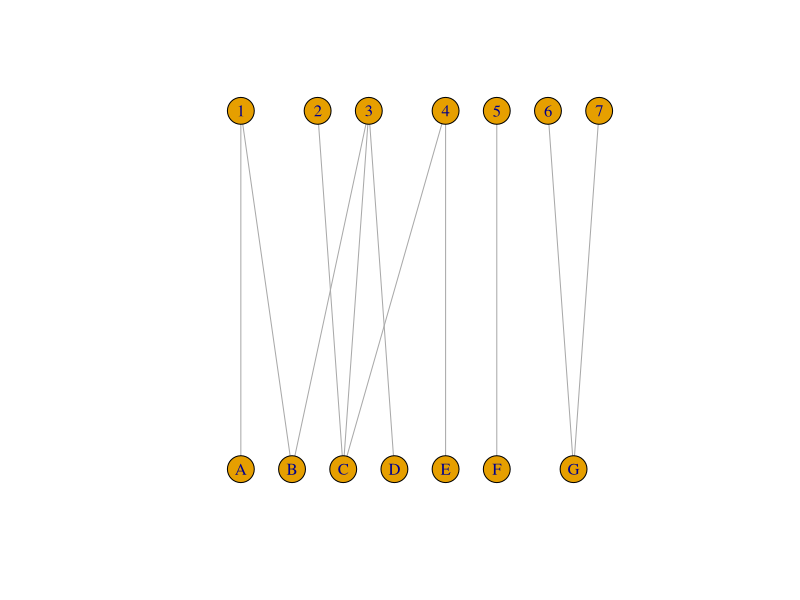
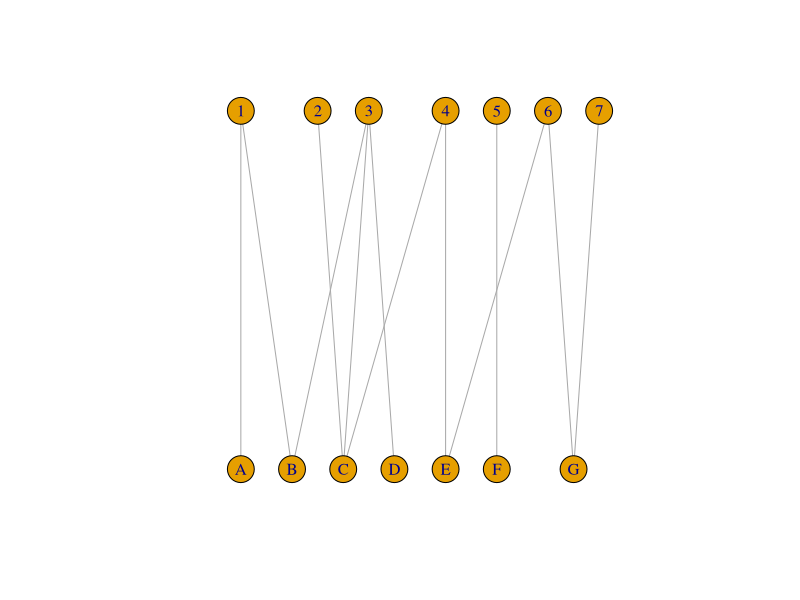
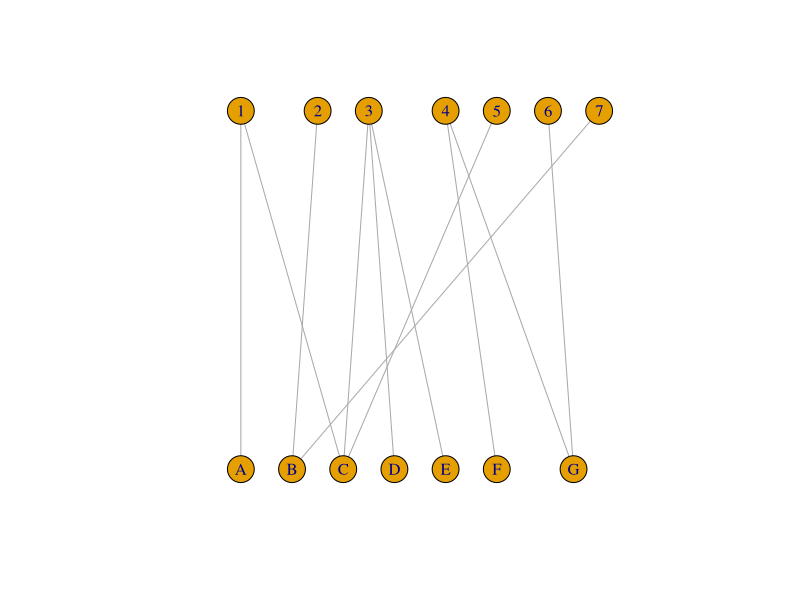
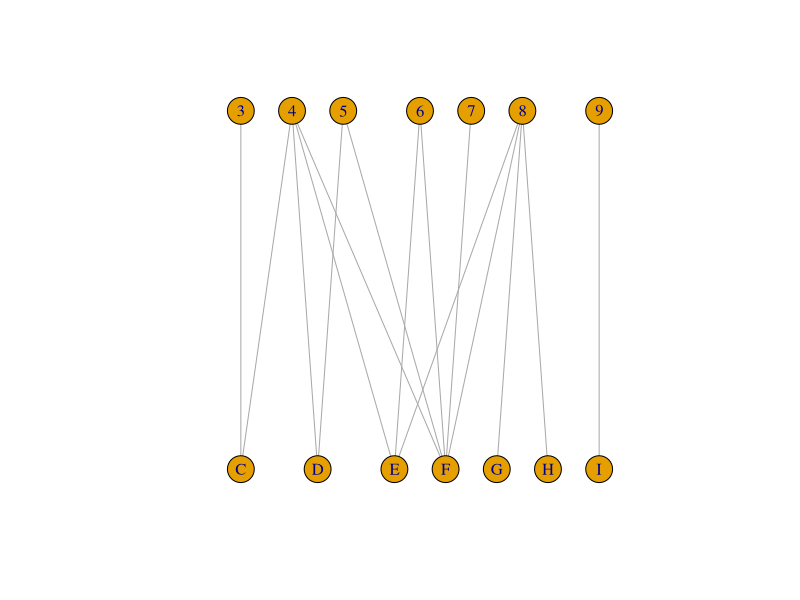
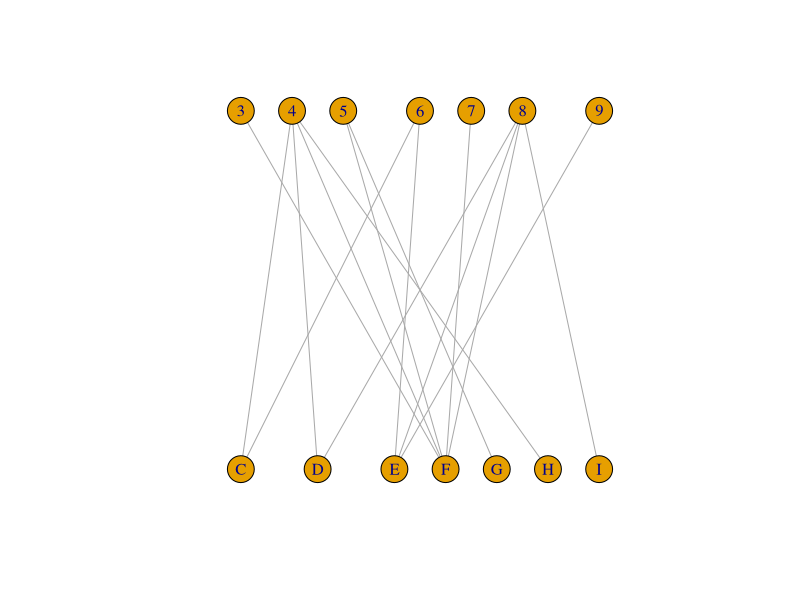
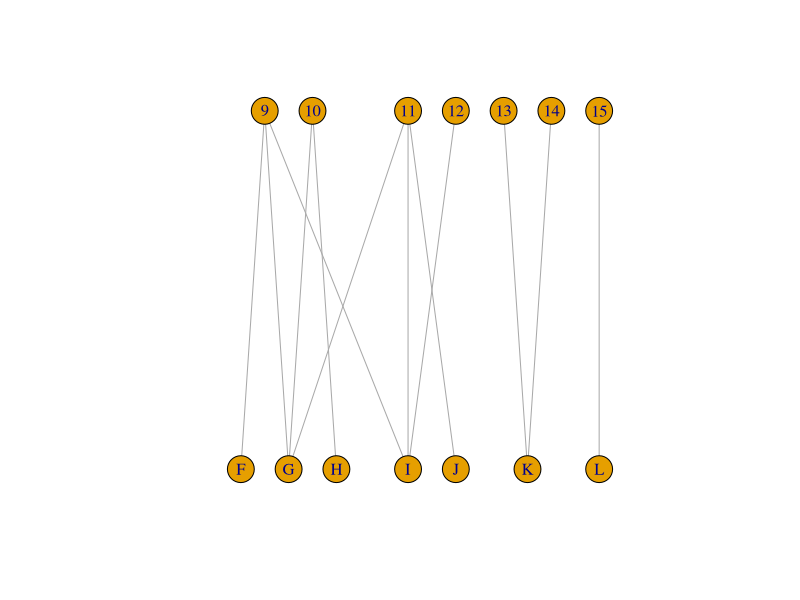
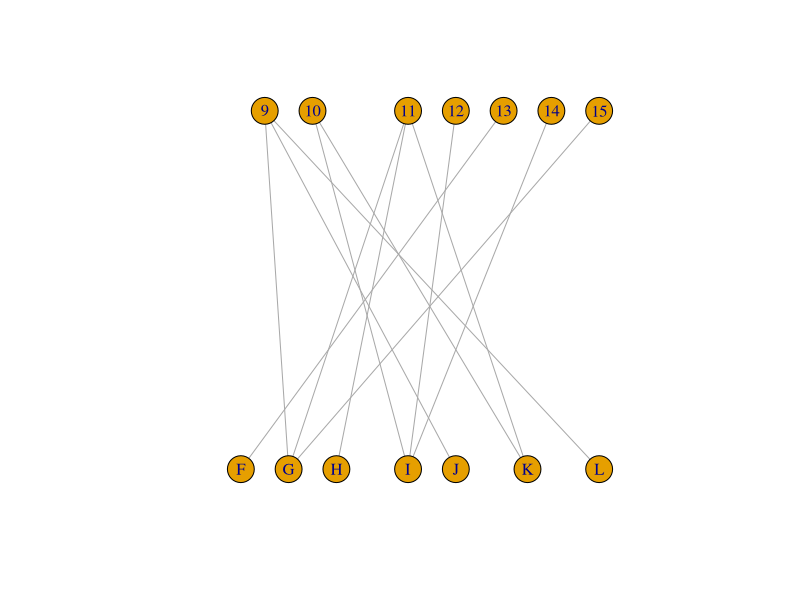
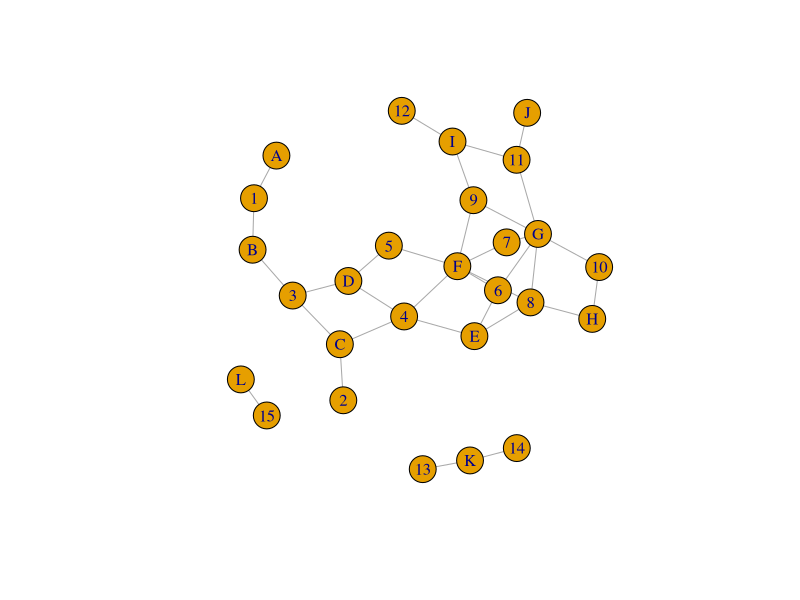

These charts were generated, in order, by the following R code: (Note: this script raises an error after producing the figures.)
## ---- chunk 1
library(vegan)
library(magrittr)
library(igraph)

nplant <- 7
npol <- 7

set.seed(1)

mat1 <- matrix(ncol=nplant, nrow=npol, 0)
mat1[sample(1:length(mat1), replace=FALSE, size=10)] <- 1 #add in 20 random interactions
mat1[3,1] <- 1 #remove missing

colnames(mat1) <- c("C","A","B","F","G","D","E")
rownames(mat1) <- c("4","5","2","3","6","7","1")

mat1null <- vegan::nullmodel(mat1, method = "quasiswap") %>% simulate(., nsim = 1) %>% matrix(., ncol=nplant, nrow=npol)

colnames(mat1null) <- c("C","A","B","F","G","D","E")
rownames(mat1null) <- c("4","5","2","3","6","7","1")


g1 <- igraph::graph_from_incidence_matrix(mat1, directed=F) 
g1null <- igraph::graph_from_incidence_matrix(mat1null, directed=F) 

lay1 <- layout_as_bipartite(g1)
plot(g1, layout=lay1)
g1 <- g1 + edge("6","E")
plot(g1, layout=lay1)
plot(g1null, layout=lay1)
## ---- chunk 2
set.seed(2)

mat2 <- matrix(ncol=nplant, nrow=npol, 0)
mat2[sample(1:length(mat2), replace=FALSE, size=10)] <- 1 #add in 20 random interactions
mat2[3,7] <- 1 #remove missing
mat2[7,7] <- 1 #remove missing
mat2[7,4] <- 1 #remove missing
mat2[7,6] <- 1 #remove missing
mat2[2,7] <- 1

colnames(mat2) <- c("I","D","E","G","C","H","F")
rownames(mat2) <- c("4","7","6","3","5","9","8")

mat2null <- vegan::nullmodel(mat2, method = "quasiswap") %>% simulate(., nsim = 1) %>% matrix(., ncol=nplant, nrow=npol)
colnames(mat2null) <- c("I","D","E","G","C","H","F")
rownames(mat2null) <- c("4","7","6","3","5","9","8")

g2 <- igraph::graph_from_incidence_matrix(mat2, directed=F) 
g2null <- igraph::graph_from_incidence_matrix(mat2null, directed=F) 

plot(g2, layout=layout_as_bipartite(g2))
plot(g2null, layout=layout_as_bipartite(g2))
## ---- chunk 3
set.seed(3)

mat3 <- matrix(ncol=nplant, nrow=npol, 0)
mat3[sample(1:length(mat3), replace=FALSE, size=10)] <- 1 #add in 20 random interactions
mat3[2,4] <- 1
mat3[7,4] <- 1

colnames(mat3) <- c("F","G","L","K","H","I","J")
rownames(mat3) <- c("11","13","10","12","9","15","14")

mat3null <- vegan::nullmodel(mat3, method = "quasiswap") %>% simulate(., nsim = 1) %>% matrix(., ncol=nplant, nrow=npol)
colnames(mat3null) <- c("F","G","L","K","H","I","J")
rownames(mat3null) <- c("11","13","10","12","9","15","14")

g3 <- igraph::graph_from_incidence_matrix(mat3, directed=F) 
g3null <- igraph::graph_from_incidence_matrix(mat3null, directed=F) 

plot(g3, layout=layout_as_bipartite(g3))
plot(g3null, layout=layout_as_bipartite(g3))
## ---- chunk 4

metaweb <- igraph::union(g1, g2, g3)
V(metaweb)
V(metaweb)$type <- c(rep(T,7), rep(F,7),rep(T,2),rep(F,2),rep(T,6),rep(F,3))

plot(metaweb)
plot(metaweb, layout=layout_as_bipartite(metaweb))

metaNull <- igraph::union(g1null, g2null, g3null)
plot(metaNull, layout=layout_as_bipartite(metaweb))

set.seed(1)
lyt <- layout_as_bipartite(metaweb)
lyt[7,1] <- 0
lyt[3,1] <- 1
lyt[4,1] <- 2

lyt[8,1] <- 2
lyt[9,1] <- 0

plot(metaweb, layout=lyt)
plot(metaNull, layout=lyt)
## ---- chunk 5
library(scales)
# colors by node type
V(g1)$color <- ifelse(in_giant, "black", "white")
V(g1)$frame.color <- "black"
V(g1)$label.color <- ifelse(in_giant, "black", "white")



cent <- igraph::centralization.closeness(g1)$res   # your numeric centrality vector

comp <- components(g1)
biggest <- which.max(comp$csize)
in_giant <- comp$membership == biggest   # TRUE for nodes in the largest component

col_fun <- col_numeric(
    palette = c("gold", "red"),
    domain  = range(cent, na.rm=T)
)


cols <- ifelse(in_giant, col_fun(cent), "black")
V(g1)$color <- cols





# edge aesthetics
E(g1)$lwd <- 75   # thicker edges
E(g1)$color <- "grey20"
## ---- chunk 6

prettygraph <- function(graphint){
comp <- components(graphint)
biggest <- which.max(comp$csize)
in_giant <- comp$membership == biggest   # TRUE for nodes in the largest component
  # colors by node type
V(graphint)$color <- ifelse(in_giant, "black", "white")
V(graphint)$frame.color <- "black"
V(graphint)$label.color <- ifelse(in_giant, "black", "white")

cent <- igraph::centralization.closeness(graphint)$res   # your numeric centrality vector


col_fun <- col_numeric(
    palette = c("gold", "red"),
    domain  = range(cent, na.rm=T)
)

cols <- ifelse(in_giant, col_fun(cent), "black")
V(graphint)$color <- cols

# edge aesthetics
E(graphint)$lwd <- 70   # thicker edges
E(graphint)$color <- "black"
return(graphint)
}

g1 <- prettygraph(g1)
g2 <- prettygraph(g2)
g3 <- prettygraph(g3)

g1null <- prettygraph(g1null)
g2null <- prettygraph(g2null)
g3null <- prettygraph(g3null)

pdf(file="figs/concept/g1.pdf")
plot(g1, layout=lay1, edge.width = 5, vertex.size=28)
dev.off()
pdf(file="figs/concept/g1null.pdf")
plot(g1null, layout=lay1, edge.width = 5, vertex.size=28)
dev.off()
pdf(file="figs/concept/g2.pdf")
plot(g2, layout=layout_as_bipartite(g2), edge.width = 5, vertex.size=28)
dev.off()
pdf(file="figs/concept/g2null.pdf")
plot(g2null, layout=layout_as_bipartite(g2), edge.width = 5, vertex.size=28)
dev.off()
pdf(file="figs/concept/g3.pdf")
plot(g3, layout=layout_as_bipartite(g3), edge.width = 5, vertex.size=28)
dev.off()
pdf(file="figs/concept/g3null.pdf")
plot(g3null, layout=layout_as_bipartite(g3), edge.width = 5, vertex.size=28)
dev.off()
## ---- chunk 7
metapret <- prettygraph(metaweb)
metaNullpret <- prettygraph(metaNull)

metalay <- layout_as_bipartite(metapret)

metalay[8,1] <- 2
metalay[9,1] <- 0

metalay[3,1] <- 2
metalay[7,1] <- 0

pdf(file="figs/concept/meta.pdf")
plot(metapret, layout=metalay, edge.width = 2, vertex.size=15)
dev.off()
pdf(file="figs/concept/metaNull.pdf")
plot(metaNullpret, layout=metalay, edge.width = 2, vertex.size=15)
dev.off()

pdf(file="figs/concept/scale.pdf")
ggplot(data=data.frame(val=igraph::centralization.closeness(metaNullpret)$res), aes(x=val, y=val, fill=val))+
  geom_point()+
  scale_fill_continuous(low="gold", high="red")
dev.off()
## ---- chunk 8
# compute centrality and color function (you already do this inside prettygraph)
cent <- igraph::centralization.closeness(metapret)$res
cent_range <- range(cent, na.rm = TRUE)

col_fun <- col_numeric(
  palette = c("gold", "red"),
  domain  = cent_range
)

# make a vertical colorbar and save
ncolbar <- 200
z <- matrix(seq(cent_range[1], cent_range[2], length.out = ncolbar), nrow = 1)

#pdf("figs/concept/meta_colorbar.pdf", width = 2.2, height = 4)
par(mar = c(4, 3, 1, 1))       # bottom, left, top, right margins
# image expects x,y ordering; we want vertical strip so x=1 and y range runs along centrality

# axis ticks and label
axis(2, las = 1,      # vertical labels
     at = pretty(cent_range),
     labels = signif(pretty(cent_range), 3))

mtext("Closeness\ncentrality", side = 2, line = 2.5)
box()
#dev.off()
## ---- chunk 9
# Load required library
library(ggplot2)

# Set seed for reproducibility
set.seed(123)

# Parameters for the normal distribution
n <- 10000      # number of samples
mu <- 0         # mean
sigma <- 1      # standard deviation

# Simulate data
samples <- rnorm(n, mean = mu, sd = sigma)

# Put data into a data frame
df <- data.frame(x = samples)

# Plot density
pdf(file="figs/concept/normaldensity1.pdf")
ggplot(df, aes(x = x)) +
  geom_density(fill = "steelblue", alpha = 0.6) +
  labs(
    title = "Density of Sampled Normal Distribution",
    x = "Value",
    y = "Density"
  ) +
  theme_classic()
dev.off()
## ---- chunk 10
# Load libraries
library(ggplot2)
library(sn)

# Set seed
set.seed(123)

# Parameters
n <- 10000
xi <- 0        # location (similar to mean)
omega <- 1     # scale (similar to sd)
alpha <- 2     # skewness (0 = normal, positive = right-skew)

# Simulate skewed normal data
samples <- rsn(n, xi = xi, omega = omega, alpha = alpha)

# Data frame
df <- data.frame(x = samples)

# Plot density
pdf(file="figs/concept/sknormaldensity1.pdf")
ggplot(df, aes(x = x)) +
  geom_density(fill = "firebrick", alpha = 0.6) +
  labs(
    title = "Density of a Slightly Skewed Normal Distribution",
    x = "Value",
    y = "Density"
  ) +
  theme_classic()
dev.off
